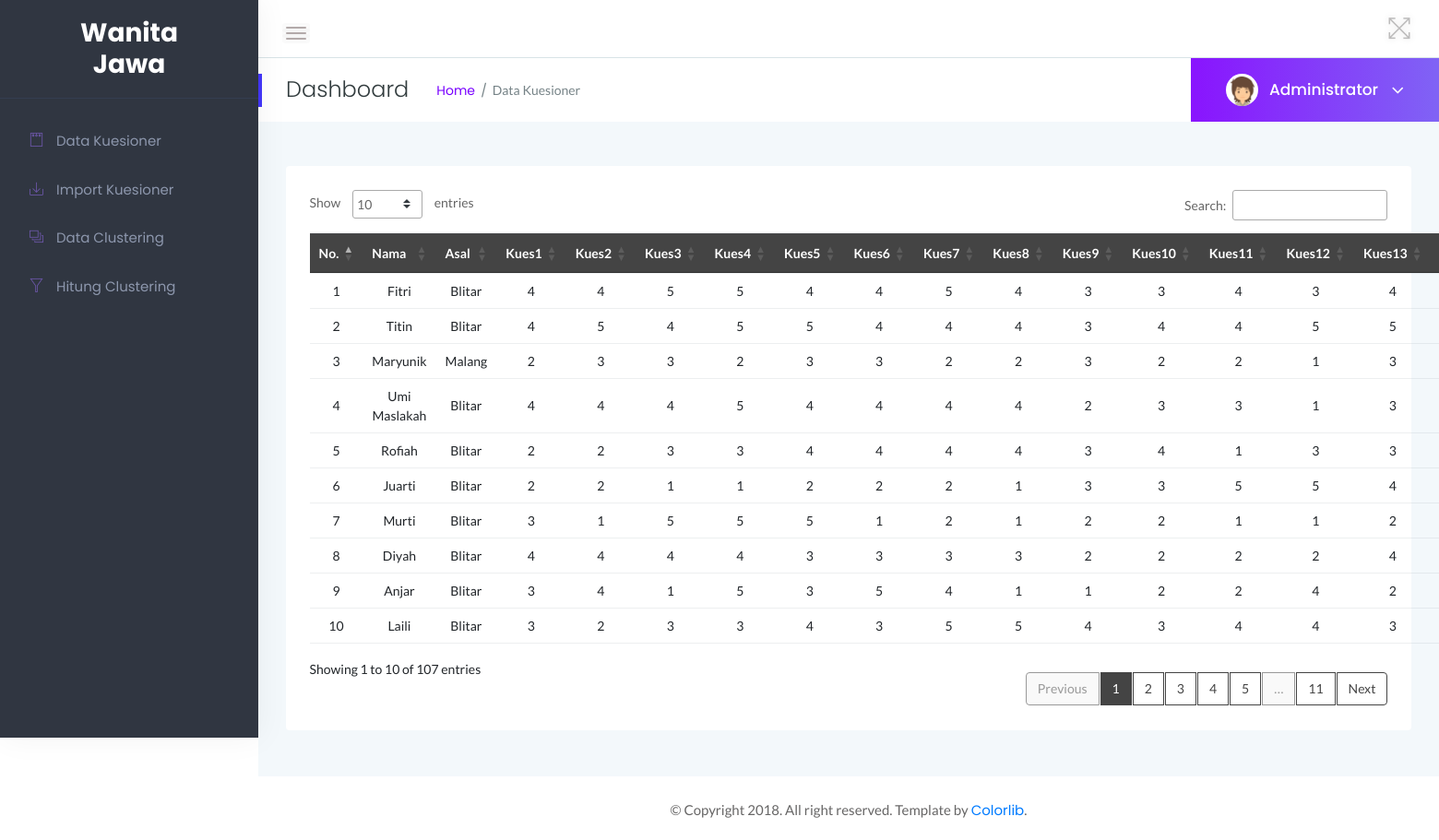
/index.php/data, run on the app's committed database.
### tables this page shows
CREATE TABLE `tbl_responden` (
  `id_responden` int(11) NOT NULL,
  `nama` varchar(15) NOT NULL,
  `masa_dewasa` varchar(15) NOT NULL,
  `kuisioner1` int(11) NOT NULL,
  `kuisioner2` int(11) NOT NULL,
  `kuisioner3` int(11) NOT NULL,
  `kuisioner4` int(11) NOT NULL,
  `kuisioner5` int(11) NOT NULL,
  `kuisioner6` int(11) NOT NULL,
  `kuisioner7` int(11) NOT NULL,
  `kuisioner8` int(11) NOT NULL,
  `kuisioner9` int(11) NOT NULL,
  `kuisioner10` int(11) NOT NULL,
  `kuisioner11` int(11) NOT NULL,
  `kuisioner12` int(11) NOT NULL,
  `kuisioner13` int(11) NOT NULL,
  `kuisioner14` int(11) NOT NULL,
  `kuisioner15` int(11) NOT NULL,
  `kuisioner16` int(11) NOT NULL,
  `kuisioner17` int(11) NOT NULL,
  `kuisioner18` int(11) NOT NULL,
  `kuisioner19` int(11) NOT NULL,
  `kuisioner20` int(11) NOT NULL,
  `kuisioner21` int(11) NOT NULL,
  `kuisioner22` int(11) NOT NULL,
  `kuisioner23` int(11) NOT NULL,
  `kuisioner24` int(11) NOT NULL,
  `kuisioner25` int(11) NOT NULL,
  `kuisioner26` int(11) NOT NULL,
  `kuisioner27` int(11) NOT NULL,
  `kuisioner28` int(11) NOT NULL,
  `kuisioner29` int(11) NOT NULL,
  `kuisioner30` int(11) NOT NULL,
  `kuisioner31` int(11) NOT NULL,
  `kuisioner32` int(11) NOT NULL,
  `kuisioner33` int(11) NOT NULL,
  `kuisioner34` int(11) NOT NULL,
  `kuisioner35` int(11) NOT NULL,
  `kuisioner36` int(11) NOT NULL,
  `kuisioner37` int(11) NOT NULL,
  `kuisioner38` int(11) NOT NULL,
  `kuisioner39` int(11) NOT NULL,
  `kuisioner40` int(11) NOT NULL,
  `kuisioner41` int(11) NOT NULL,
  `kuisioner42` int(11) NOT NULL,
  `kuisioner43` int(11) NOT NULL,
  `kuisioner44` int(11) NOT NULL,
  `kuisioner45` int(11) NOT NULL,
  `kuisioner46` int(11) NOT NULL,
  `kuisioner47` int(11) NOT NULL,
  `kuisioner48` int(11) NOT NULL,
  `kuisioner49` int(11) NOT NULL
);

### application/controllers/Data.php (called while the page is built, shortened)
<?php
class Data extends CI_Controller {
	 public function __construct()
     {
        $this->load->model('model_data');
        $this->load->library('form_validation');
        $this->load->helper('url');
    }
    public function index()
    {
    	$data['data']=$this->model_data->getDataResponden();
        $data['content'] = $this->load->view('data_responden',$data, TRUE);
        $this->load->view('element/main', $data);
    }
 }

### index.php (called while the page is built, shortened)
<?php
require_once BASEPATH.'core/CodeIgniter.php';

### application/models/model_data.php (called while the page is built, shortened)
<?php
class model_data extends CI_model{
    public function getDataResponden()
    {
        $query = $this->db->query("select * from tbl_responden");
        return $query->result();
    }
}

### application/views/data_responden.php (the view, shortened to what this page needs)
<div class="row">
  <div class="col-12 mt-5">
    <div class="card">
      <div class="card-body">
        <div class="data-tables datatable-dark">
          <table id="dataTable3" class="text-center">
            <thead class="text-capitalize">
              <tr>
                <th>No.</th>
                <th>Nama</th>
                <th>Asal</th>
                <th>Kues1</th>
                <th>Kues2</th>
                <th>Kues3</th>
                <th>Kues4</th>
                <th>Kues5</th>
                <th>Kues6</th>
                <th>Kues7</th>
                <th>Kues8</th>
                <th>Kues9</th>
                <th>Kues10</th>
                <th>Kues11</th>
                <th>Kues12</th>
                <th>Kues13</th>
                <th>Kues14</th>
              </tr>
            </thead>
            <tbody>
              <?php
                $no = 1;
                foreach($data as $key){
              ?>
              <tr>
                <td><?php echo $no++ ?></td>
                <td><?php echo $key->nama ?></td>
                <td><?php echo $key->masa_dewasa ?></td>
                <td><?php echo $key->kuisioner1 ?></td>
                <td><?php echo $key->kuisioner2 ?></td>
                <td><?php echo $key->kuisioner3 ?></td>
                <td><?php echo $key->kuisioner4 ?></td>
                <td><?php echo $key->kuisioner5 ?></td>
                <td><?php echo $key->kuisioner6 ?></td>
                <td><?php echo $key->kuisioner7 ?></td>
                <td><?php echo $key->kuisioner8 ?></td>
                <td><?php echo $key->kuisioner9 ?></td>
                <td><?php echo $key->kuisioner10 ?></td>
                <td><?php echo $key->kuisioner11 ?></td>
                <td><?php echo $key->kuisioner12 ?></td>
                <td><?php echo $key->kuisioner13 ?></td>
                <td><?php echo $key->kuisioner14 ?></td>
              </tr>
              <?php } ?>
            </tbody>
          </table>
        </div>
      </div>
    </div>
  </div>
</div>

### application/views/element/main.php (shortened to what this page needs)
<!doctype html>
<html class="no-js" lang="en">
<head>
    <link rel="stylesheet" href="<?php echo base_url() ?>assets/main/css/bootstrap.min.css">
    <link rel="stylesheet" href="<?php echo base_url() ?>assets/main/css/font-awesome.min.css">
    <link rel="stylesheet" href="<?php echo base_url() ?>assets/main/css/themify-icons.css">
    <link rel="stylesheet" href="<?php echo base_url() ?>assets/main/css/metisMenu.css">
    <link rel="stylesheet" href="<?php echo base_url() ?>assets/main/css/owl.carousel.min.css">
    <link rel="stylesheet" href="<?php echo base_url() ?>assets/main/css/slicknav.min.css">
    <link rel="stylesheet" href="https://www.amcharts.com/lib/3/plugins/export/export.css" type="text/css" media="all" />
    <link rel="stylesheet" type="text/css" href="https://cdn.datatables.net/1.10.19/css/jquery.dataTables.css">
    <link rel="stylesheet" type="text/css" href="https://cdn.datatables.net/1.10.18/css/dataTables.bootstrap4.min.css">
    <link rel="stylesheet" type="text/css" href="https://cdn.datatables.net/responsive/2.2.3/css/responsive.bootstrap.min.css">
    <link rel="stylesheet" type="text/css" href="https://cdn.datatables.net/responsive/2.2.3/css/responsive.jqueryui.min.css">
    <link rel="stylesheet" href="<?php echo base_url() ?>assets/main/css/typography.css">
    <link rel="stylesheet" href="<?php echo base_url() ?>assets/main/css/default-css.css">
    <link rel="stylesheet" href="<?php echo base_url() ?>assets/main/css/styles.css">
    <link rel="stylesheet" href="<?php echo base_url() ?>assets/main/css/responsive.css">
</head>
<body>
    <div class="page-container">
        <?php $this->load->view('element/sidebar'); ?>
        <div class="main-content">
            <div class="header-area">
                <div class="row align-items-center">
                    <div class="col-md-6 col-sm-8 clearfix">
                        <div class="nav-btn pull-left">
                            <span></span>
                            <span></span>
                            <span></span>
                        </div>
                    </div>
                    <div class="col-md-6 col-sm-4 clearfix">
                        <ul class="notification-area pull-right">
                            <li id="full-view"><i class="ti-fullscreen"></i></li>
                        </ul>
                    </div>
                </div>
            </div>
            <div class="page-title-area">
                <div class="row align-items-center">
                    <div class="col-sm-6">
                        <div class="breadcrumbs-area clearfix">
                            <h4 class="page-title pull-left">Dashboard</h4>
                            <ul class="breadcrumbs pull-left">
                                <li><a href="index.html">Home</a></li>
                                <li><span><?php echo $this->session->userdata('pages'); ?></span></li>
                            </ul>
                        </div>
                    </div>
                    <div class="col-sm-6 clearfix">
                        <div class="user-profile pull-right">
                            <img class="avatar user-thumb" src="<?php echo base_url() ?>assets/main/images/author/avatar.png" alt="avatar">
                            <h4 class="user-name dropdown-toggle" data-toggle="dropdown">Administrator <i class="fa fa-angle-down"></i></h4>
                        </div>
                    </div>
                </div>
            </div>
            <div class="main-content-inner">
                <?php
                  if(!empty($content)){
                    echo $content;
                  }
                ?>
            </div>
        </div>
        <footer>
            <div class="footer-area">
                <p>© Copyright 2018. All right reserved. Template by <a href="https://colorlib.com/wp/">Colorlib</a>.</p>
            </div>
        </footer>
    </div>
</body>
</html>

### application/views/element/sidebar.php
<div class="sidebar-menu">
    <div class="sidebar-header">
        <div class="logo">
            <a href="#" style="color: white"><h3><b>Wanita Jawa</b></h3></a>
        </div>
    </div>
    <div class="main-menu">
        <div class="menu-inner">
            <nav>
                <ul class="metismenu" id="menu">
                    <li><a href="<?php base_url() ?>Data"><i class="ti-notepad"></i> <span>Data Kuesioner</span></a></li>
                    <li><a href="<?php base_url() ?>Data/form_data"><i class="ti-import"></i> <span>Import Kuesioner</span></a></li>
                    <li><a href="#"><i class="ti-layers-alt"></i> <span>Data Clustering</span></a></li>
                    <li><a href="<?php base_url() ?>Cluster/hitung_cluster"><i class="ti-filter"></i> <span>Hitung Clustering</span></a></li>
                </ul>
            </nav>
        </div>
    </div>
</div>

### data on the page
tbl_responden: nama "Fitri", masa_dewasa "Blitar", kuisioner1 "4", kuisioner2 "4", kuisioner3 "5", kuisioner4 "5", kuisioner5 "4", kuisioner6 "4", kuisioner7 "5", kuisioner8 "4", kuisioner9 "3", kuisioner10 "3", kuisioner11 "4", kuisioner12 "3", kuisioner13 "4"
tbl_responden: nama "Titin", masa_dewasa "Blitar", kuisioner1 "4", kuisioner2 "5", kuisioner3 "4", kuisioner4 "5", kuisioner5 "5", kuisioner6 "4", kuisioner7 "4", kuisioner8 "4", kuisioner9 "3", kuisioner10 "4", kuisioner11 "4", kuisioner12 "5", kuisioner13 "5"
tbl_responden: nama "Maryunik", masa_dewasa "Malang", kuisioner1 "2", kuisioner2 "3", kuisioner3 "3", kuisioner4 "2", kuisioner5 "3", kuisioner6 "3", kuisioner7 "2", kuisioner8 "2", kuisioner9 "3", kuisioner10 "2", kuisioner11 "2", kuisioner12 "1", kuisioner13 "3"
tbl_responden: nama "Umi Maslakah", masa_dewasa "Blitar", kuisioner1 "4", kuisioner2 "4", kuisioner3 "4", kuisioner4 "5", kuisioner5 "4", kuisioner6 "4", kuisioner7 "4", kuisioner8 "4", kuisioner9 "2", kuisioner10 "3", kuisioner11 "3", kuisioner12 "1", kuisioner13 "3"
tbl_responden: nama "Rofiah", masa_dewasa "Blitar", kuisioner1 "2", kuisioner2 "2", kuisioner3 "3", kuisioner4 "3", kuisioner5 "4", kuisioner6 "4", kuisioner7 "4", kuisioner8 "4", kuisioner9 "3", kuisioner10 "4", kuisioner11 "1", kuisioner12 "3", kuisioner13 "3"
tbl_responden: nama "Juarti", masa_dewasa "Blitar", kuisioner1 "2", kuisioner2 "2", kuisioner3 "1", kuisioner4 "1", kuisioner5 "2", kuisioner6 "2", kuisioner7 "2", kuisioner8 "1", kuisioner9 "3", kuisioner10 "3", kuisioner11 "5", kuisioner12 "5", kuisioner13 "4"
tbl_responden: nama "Murti", masa_dewasa "Blitar", kuisioner1 "3", kuisioner2 "1", kuisioner3 "5", kuisioner4 "5", kuisioner5 "5", kuisioner6 "1", kuisioner7 "2", kuisioner8 "1", kuisioner9 "2", kuisioner10 "2", kuisioner11 "1", kuisioner12 "1", kuisioner13 "2"
tbl_responden: nama "Diyah", masa_dewasa "Blitar", kuisioner1 "4", kuisioner2 "4", kuisioner3 "4", kuisioner4 "4", kuisioner5 "3", kuisioner6 "3", kuisioner7 "3", kuisioner8 "3", kuisioner9 "2", kuisioner10 "2", kuisioner11 "2", kuisioner12 "2", kuisioner13 "4"
tbl_responden: nama "Anjar", masa_dewasa "Blitar", kuisioner1 "3", kuisioner2 "4", kuisioner3 "1", kuisioner4 "5", kuisioner5 "3", kuisioner6 "5", kuisioner7 "4", kuisioner8 "1", kuisioner9 "1", kuisioner10 "2", kuisioner11 "2", kuisioner12 "4", kuisioner13 "2"
tbl_responden: nama "Laili", masa_dewasa "Blitar", kuisioner1 "3", kuisioner2 "2", kuisioner3 "3", kuisioner4 "3", kuisioner5 "4", kuisioner6 "3", kuisioner7 "5", kuisioner8 "5", kuisioner9 "4", kuisioner10 "3", kuisioner11 "4", kuisioner12 "4", kuisioner13 "3"

### other printed values
$this->session->userdata('pages') "Data Kuesioner"
